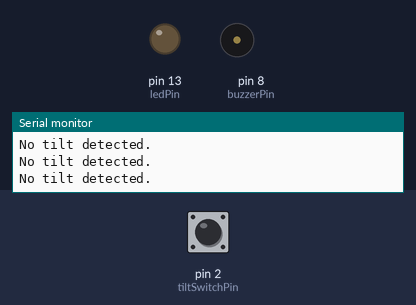
The sketch below on a simulated Arduino Uno, built with avr-gcc and run on an emulated ATmega328P. On the bench: output pins drawn as LEDs (lit = HIGH), buzzer (waves = sounding, pin HIGH), the last lines printed to the serial monitor. The inputs (shaded band) are chosen by the test bench; at power-on: pin 2 (tiltSwitchPin) HIGH.

Above: at 1.2 s.
1.3 s: pin 2 (tiltSwitchPin) pulled LOW for 0.15 s
At 1.4 s:
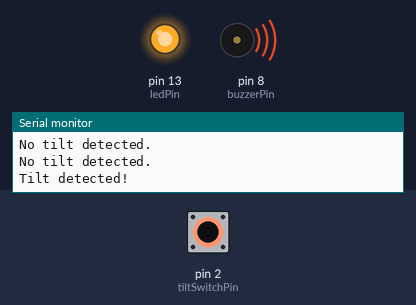
3.0 s: pin 2 (tiltSwitchPin) pulled LOW for 3.2 s
At 6.6 s:
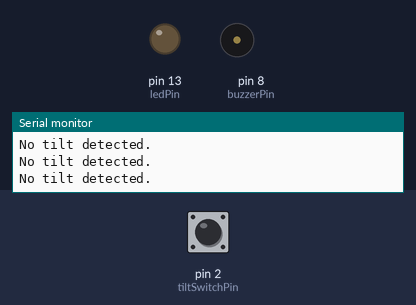
Timing chart, 0 to 8.1 s (numbered marks = the images above; inputs shaded):
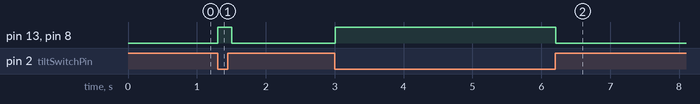

Measured:
- after the input at 1.3 s, pin 13 (ledPin), pin 8 (buzzerPin): LOW → HIGH at once, → LOW 0.20 s later
- after the input at 3.0 s, pin 13 (ledPin), pin 8 (buzzerPin): LOW → HIGH at once, → LOW 3.2 s later

The sketch:

incli_alert.ino
```cpp
// Pin definitions
const int tiltSwitchPin = 2;  // Pin connected to the tilt switch
const int ledPin = 13;        // Pin connected to the LED
const int buzzerPin = 8;      // Pin connected to the buzzer

void setup() {
  pinMode(tiltSwitchPin, INPUT);  // Configure the pin with an external pull-down resistor
  pinMode(ledPin, OUTPUT);        // Configure the LED pin as output
  pinMode(buzzerPin, OUTPUT);     // Configure the buzzer pin as output

  Serial.begin(9600);  // Initialize serial communication
}

void loop() {
  // Read the state of the tilt switch
  int tiltState = digitalRead(tiltSwitchPin);

  if (tiltState == LOW) {  // If LOW, the sensor is tilted
    // Turn on LED and buzzer because it is tilted
    digitalWrite(ledPin, HIGH);
    digitalWrite(buzzerPin, HIGH);
    Serial.println("Tilt detected!");  // Detection message
  } else {
    // If the tilt switch is not active (not tilted), turn off LED and buzzer
    digitalWrite(ledPin, LOW);
    digitalWrite(buzzerPin, LOW);
    Serial.println("No tilt detected.");  // Message for monitoring
  }

  delay(100);  // Small pause for stability
}
```
